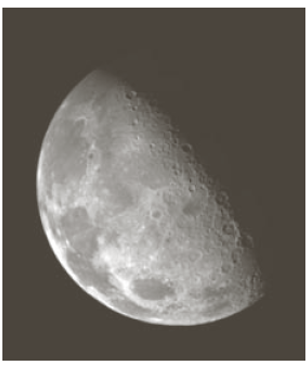
//> input picture HW3/test/build/moon.png, 306 x 370 px
$ ./main   (built with g++ and OpenCV 4)
//> lines starting //> are read from the running program, lines starting //| are printed output that depends on the picture
#include <iostream>
#include <opencv2/opencv.hpp>

using namespace cv;
using namespace std;

// 왼쪽 보여줌
Mat left_half(Mat image){

    int rows = image.rows;
    int cols = image.cols;

    Rect left(0, 0, cols / 2, rows);
    Mat left_to = image(left);

    return left_to;
}

// 오른쪽 보여줌
Mat right_half(Mat image){

    int rows = image.rows;
//> rows = 370
    int cols = image.cols;
//> cols = 306

    Rect right(cols / 2, 0, cols / 2, rows);
//> right = Rect(153, 0, 153, 370)
    Mat right_to = image(right);
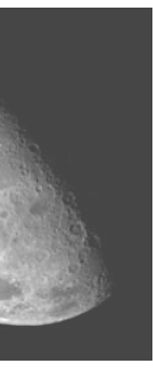
//> right_to: 370 rows x 153 cols, CV_8UC1; min 39, max 255, mean 98.1

    return right_to;
}

// [10 lines of commented-out code are left out]
Mat median_filter(){
    Mat image = imread("saltpepper.png", 0);
    Mat src = left_half(image);
    Mat dst;
    medianBlur(src, dst, 9);
    return dst;
}

int main(){

    Mat image;              // 원래 이미지  저장
    Mat changed_origin_image;
    Mat gausian_blurr;      // 블러 처리된 이미지 저장
    Mat right_half_image;
    Mat result;
    Mat unsharp_mask;

    // 이미지 읽어오기
    image = imread("moon.png", 0);
    imshow("moon", image);

    // 이미지를 반쪽내기
    right_half_image = right_half(image);
    image = right_half(image);

    // 블러적용하기
    GaussianBlur(right_half_image, gausian_blurr ,Size(3, 3), 0, 0, BORDER_DEFAULT);

    // 적용한 해당값을 빼기
    subtract(right_half_image, gausian_blurr, unsharp_mask);

    add(image,(unsharp_mask * 1), result);

    imshow("moon_filtered", result);
    imshow("saltnpepper",median_filter());
//> saltpepper.png cannot be read in this run, so this picture is empty
//> in left_half, `int rows = image.rows;`: rows = 0
//> in left_half, `Rect left(0, 0, cols / 2, rows);`: left = Rect(0, 0, 0, 0)
//> (the run ends here: the program stops with an error, at `medianBlur(src, dst, 9);`)
